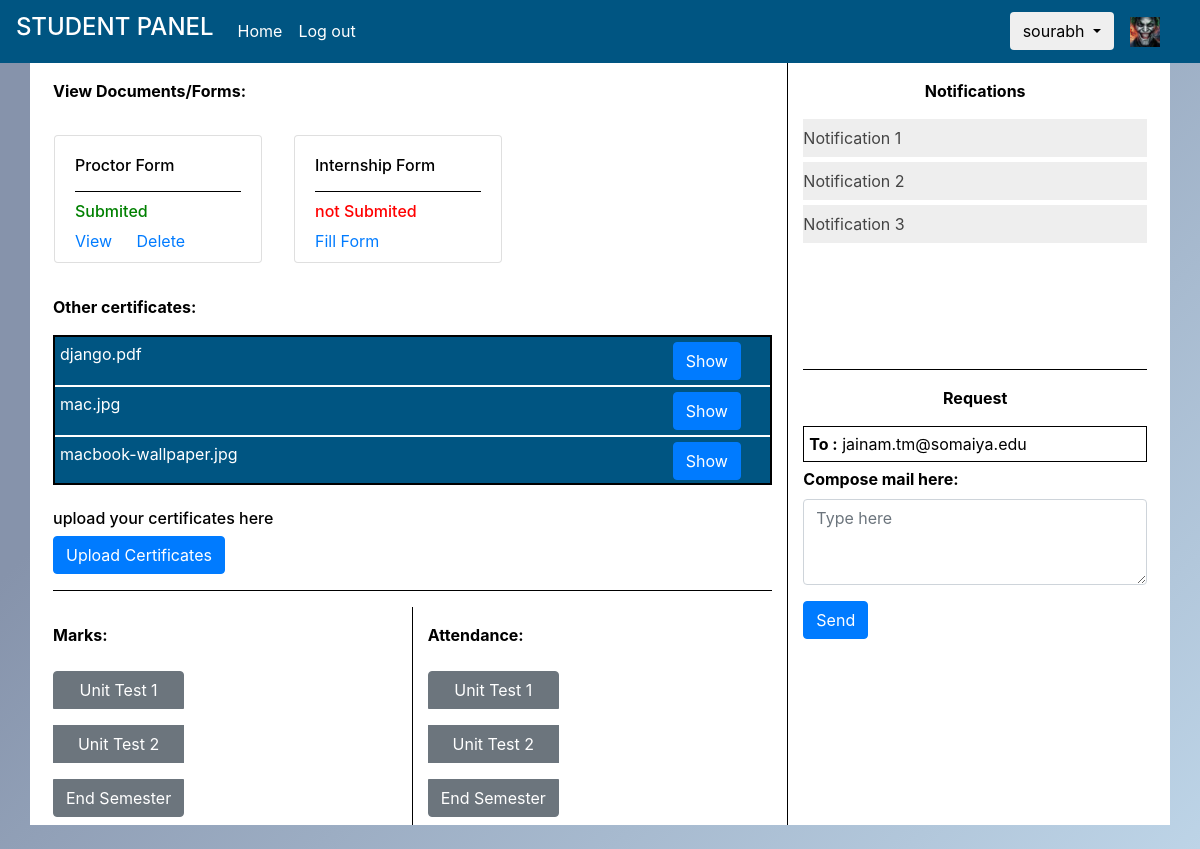
Screenshot of /StudentPanel (signed in) with the database file from the repository.
### app.py (models this page shows, shortened)
class PtrForm(db.Model,UserMixin):
    id=db.Column(db.String(7),primary_key=True)
    year_of_admission=db.Column(db.String(15),nullable=False)
    branch=db.Column(db.String(5),nullable=False)
    year=db.Column(db.String(5),nullable=False)
    division=db.Column(db.String(1),nullable=False)
    mobile_number=db.Column(db.String(10),nullable=False)
    name_of_proctor=db.Column(db.String(30),nullable=False)
    email_of_proctor=db.Column(db.String(25),nullable=False)
    mobile_number_of_proctor=db.Column(db.String(10),nullable=False)
    name_of_student=db.Column(db.String(30),nullable=False)
    name_of_parent_guardian=db.Column(db.String(30),nullable=False)
    pre_add_loc_add_hos_add=db.Column(db.String(150),nullable=False)
    parent_pre_add_loc_add_hos_add=db.Column(db.String(150),nullable=False)
    nav_place_permt_add=db.Column(db.String(150),nullable=False)
    residential=db.Column(db.String(150),nullable=False)
    office=db.Column(db.String(150),nullable=False)
    ptr_mobile_number=db.Column(db.String(10),nullable=False)
    stu_email_id=db.Column(db.String(25),nullable=False)
    prt_email_id=db.Column(db.String(25),nullable=False)
    blood_group=db.Column(db.String(4),nullable=False)
    any_disease_disability=db.Column(db.String(70),nullable=False)
    date_of_birth=db.Column(db.String(15),nullable=False)
    place_of_birth=db.Column(db.String(70),nullable=False)
    mother_tongue=db.Column(db.String(20),nullable=False)
    religion=db.Column(db.String(20),nullable=False)
    exam=db.Column(db.String(10),nullable=False)
    score=db.Column(db.String(5),nullable=False)
    per_ssc_marks=db.Column(db.String(3),nullable=False)
    per_hsc_marks=db.Column(db.String(3),nullable=False)
    discipline=db.Column(db.String(50),nullable=False)
    date=db.Column(db.String(15),nullable=False)
    photo=db.Column(db.String(12),nullable=False)

class User_certi(db.Model,UserMixin):
    id=db.Column(db.Integer,primary_key=True)
    fname=db.Column(db.String(20))
    owner_id=db.Column(db.String(7),db.ForeignKey('user.id'))

### app.py (the view, shortened to what this page needs)
@app.route("/StudentPanel",methods=['POST','GET'])
@login_required
def studentpanel():
    pform=PtrForm.query.filter_by(id=current_user.id).first()
    iform=IntForm.query.filter_by(id=current_user.id).first()
    certificates =User_certi.query.filter_by(owner=current_user)
    if current_user.id[0]=='s':
        return render_template("student_panel.html",pform=pform,iform=iform,certificates=certificates)
    elif current_user.id[0]=='p':
        flash("you can\'t go there",'danger')
        return redirect(url_for("proctorpanel"))
    else:
        flash("you can\'t go there",'danger')
        return redirect(url_for("parentpanel"))

### app.py (called while the page is built)
@login_manager.user_loader
def load_user(user_id):
    return User.query.get(user_id)

### templates/student_panel.html (shortened to what this page needs)
<!doctype html>
<html lang="en">
<head>
<link rel="stylesheet" href="https://stackpath.bootstrapcdn.com/bootstrap/4.1.3/css/bootstrap.min.css">
<link rel="stylesheet" type="text/css" href="{{ url_for('static', filename='css/custom.css') }}">
</head>
<body>
<nav class="navbar navbar-expand-lg" id="my" style="background-color: #005582;">
<a class="navbar-brand" href="#" id="my"><h3 style="color: white;font-size: larger;">STUDENT PANEL</h3></a>
<div class="collapse navbar-collapse" id="navbarText">
<ul class="navbar-nav mr-auto">
  <li class="nav-item">
    <a class="nav-link" style="color: white;" href="{{url_for('login')}}">Home</a>
  </li>
  <li class="nav-item">
    <a class="nav-link" style="color: white;" href="{{url_for('logout')}}">Log out</a>
  </li>
</ul>
<div class="dropdown px-2">
<button class="btn dropdown-toggle" type="button" id="my" data-toggle="dropdown" aria-haspopup="true" aria-expanded="false">
{{pform.name_of_student}}
</button>
</div>
<a class="navbar-brand px-2" href="#" id="profile_photo">
  {% if pform!=None %}
  {% set profile_pic="profiles/" + pform.photo %}
  <img src="{{ url_for('static' , filename=profile_pic) }}" width="30" height="30" alt="">
  {% else %}
  <img src="{{ url_for('static' , filename='img/user_icon.png') }}" width="30" height="30" alt="">
  {% endif %}
</a>
</div>
</nav>
<div class="container-fluid" style="background-color: #bdd4e7;
background-image: linear-gradient(315deg, #bdd4e7 0%, #8693ab 74%);
">
<div class="container" style="background-color: white;">
<div class="mx-2">
<div class="row">
<div class="col-md-8" id="column-1">
    <div class="py-3">
        <b>View Documents/Forms:</b>
    </div>
    <div class="ref">
    <div class="row" >
        <div class="card mx-3 my-3" style="width: 13rem;height: 8rem;">
<div class="card-body">
<h6 class="card-title">Proctor Form</h6>
<hr style="width: 100%;background-color: black;">
{% if pform != None %}
<h6 class="card-subtitle mb-2 text-muted" style="color: green !important;">Submited</h6>
<a href="{{url_for('displaypform')}}" class="card-link">View</a>
<a href="{{url_for('deletepform')}}" class="card-link">Delete</a>
{% else %}
<h6 class="card-subtitle mb-2 text-muted" style="color: red !important;">not Submited</h6>
<a href="{{url_for('displaypform')}}" class="card-link">Fill Form</a>
{% endif %}
</div>
</div>
  <div class="card mx-3 my-3" style="width: 13rem;height: 8rem;">
<div class="card-body">
<h6 class="card-title">Internship Form</h6>
<hr style="width: 100%;background-color: black;">
{% if iform != None %}
<h6 class="card-subtitle mb-2 text-muted">Submited</h6>
<a href="{{url_for('displayiform')}}" class="card-link">View</a>
<a href="{{url_for('deleteiform')}}" class="card-link">Delete</a>
{% else %}
<h6 class="card-subtitle mb-2 text-muted" style="color: red !important;">not Submited</h6>
<a href="{{url_for('displayiform')}}" class="card-link">Fill Form</a>
{% endif %}
</div>
</div>
    </div>
    <div class="py-3">
      <b>Other certificates:</b>
  </div>
    <div style="width:100%;height:150px;overflow:scroll;overflow-y:scroll;overflow-x:hidden;border: solid black 2px;">
      {% for k in certificates %}
      <div class="row" style="background-color: #005582;padding: 5px;margin-bottom: 2px;">
        <div class="col-md-10" style="color: white;">
          {{k.fname}}
        </div>
        <div class="col-md-2">
          <a href="{{url_for('uploaded_file',filename=k.fname)}}" target="_blank"><button class="btn btn-primary" >Show</button></a>
        </div>
      </div>
      {% endfor %}
    </div>
    <br>
    <div class="uploadfiles">
      <h6>upload your certificates here</h6>
      <a href="{{url_for('upload_file')}}" ><button class="btn btn-primary">Upload Certificates</button></a>
    </div>
    <hr style="background-color: black;">
  </div>
    <div class="row">
        <div class="col-md-6" style="border-right: solid 1px black;" >
            <div class="">
    <div class="py-3">
        <b>Marks:</b>
    </div>
    <div class="btn-group-vertical" role="group" aria-label="Basic example">
<button type="button" class="btn btn-secondary my-2">Unit Test 1</button>
<button type="button" class="btn btn-secondary my-2">Unit Test 2</button>
<button type="button" class="btn btn-secondary my-2">End Semester</button>
</div>
  </div>
        </div>
        <div class="col-md-6"  >
            <div class="">
    <div class="py-3">
        <b>Attendance:</b>
    </div>
    <div class="btn-group-vertical" role="group" aria-label="Basic example">
<button type="button" class="btn btn-secondary my-2">Unit Test 1</button>
<button type="button" class="btn btn-secondary my-2">Unit Test 2</button>
<button type="button" class="btn btn-secondary my-2">End Semester</button>
</div>
  </div>
        </div>
    </div>
</div>
<div class="col-md-4" id="column-2" style="border-left: 1px solid black;">
    <div class="py-3" align="center">
        <b>Notifications</b>
    </div>
    <div class="form-group">
<div style="width:100%;height:250px;overflow:scroll;overflow-y:scroll;overflow-x:hidden;">
  <button class="accordion">Notification 1</button>
<button class="accordion">Notification 2</button>
<button class="accordion">Notification 3</button>
</div>
<div class="py-3" align="center" style="border-top: solid 1px black;">
        <b>Request</b>
    </div>
<div class="form-group">
  <form action="/StudentPanel" method="POST">
    <div class="to" style="border: solid black 1px;padding: 5px;margin-bottom: 5px;">
      <span style="font-weight: bold;">To :</span>
      {{pform.email_of_proctor}}
    </div>
<div class="form-group">
<label for="exampleFormControlTextarea1" style="font-weight: bold;">Compose mail here:</label>
<textarea class="form-control mb-3" id="exampleFormControlTextarea1" rows="3" placeholder="Type here" name="message"></textarea>
<a href="/sMail">
  <button class="btn btn-primary" type="submit" id="send_btn">Send </button>
</a>
</div>
</form>
</div>
</div>
</div>
</div>
</div>
</div>
<br>
</div>
</body>
</html>

### static/css/custom.css (style rules this page uses)
html { scroll-behavior: smooth; }
div { color: black; }

### templates/student_panel.html (style rules this page uses)
.accordion { background-color: #eee; margin-bottom: 5px; color: #444; cursor: pointer; padding: 7px 0px 7px 0px; width: 100%; text-align: left; border: none; outline: none; transition: 0.4s; }

### rows the page displays
PtrForm: name_of_student "sourabh", email_of_proctor "jainam.tm@somaiya.edu"
User_certi: fname "django.pdf"
User_certi: fname "mac.jpg"
User_certi: fname "macbook-wallpaper.jpg"
